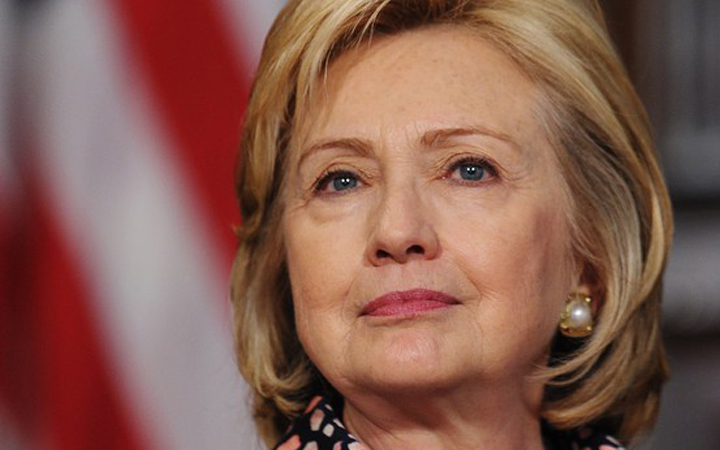
#> input picture Hillary.jpg, 720 x 450 px
$ python PIL_Filter_examples3.py   (Python 2 division)
#> lines starting #> are read from the running program, lines starting #| are printed output that depends on the picture

'''
1.GaussianBlur_fiter, UnsharpMask, Kernel


class PIL.ImageFilter.GaussianBlur(radius=2)
Gaussian blur filter.

Parameters: radius - Blur radius.


class PIL.ImageFilter.UnsharpMask(radius=2, percent=150, threshold=3)
Unsharp mask filter.

See Wikipedia's entry on digital unsharp masking for an explanation of the parameters.

Parameters:
radius- Blur Radius
percent-Unsharp strength, in percent
threshold-Threshold controls the minimum brightness change that will be sharpened


class PIL.ImageFilter.Kernel(size, kernel, scale=None, offset=0)
Create a convolution kernel. The current version only supports 3x3 and 5x5 integer and floating point kernels.

In the current version, kernels can only be applied to "L" and "RGB" images.

Parameters:
size- Kernel size, given as (width, height). In the current version, this must be (3,3) or (5,5).
kernel-A sequence containing kernel weights.
scale-Scale factor. If given, the result for each pixel is divided by this value. the default is the sum of the kernel weights.
offset-Offset. If given, this value is added to the result, after it has been divided by the scale factor.
'''

# [23 lines left out: function fiter_example1, not called in this run]
    # print  help(ImageFilter)
'''
2. RankFilter(include median filter), MedianFilter, MinFilter


class PIL.ImageFilter.RankFilter(size, rank)
Create a rank filter. The rank filter sorts all pixels in a window of the given size, and returns the rank'th value.

Parameters:
size-The kernel size, in pixels.
rank-What pixel value to pick. Use 0 for a min filter, size * size / 2 for a median filter, size * size - 1 for a max filter, etc.

class PIL.ImageFilter.MedianFilter(size=3)
Create a median filter. Picks the median pixel value in a window with the given size.

Parameters:	size-The kernel size, in pixels.


class PIL.ImageFilter.MinFilter(size=3)
Create a min filter. Picks the lowest pixel value in a window with the given size.

Parameters:	size-The kernel size, in pixels.


'''
# [23 lines left out: function fiter_example2, not called in this run]
    #
'''
3.MaxFilter, ModeFilter

class PIL.ImageFilter.MaxFilter(size=3)
Create a max filter. Picks the largest pixel value in a window with the given size.

Parameters:	size - The kernel size, in pixels.


class PIL.ImageFilter.ModeFilter(size=3)
Create a mode filter. Picks the most frequent pixel value in a box with the given size. Pixel values that occur only once or twice are ignored; if no pixel value occurs more than twice, the original pixel value is preserved.

Parameters:	size - The kernel size, in pixels.

'''

def fiter_example3():
    from PIL import Image
    from PIL import ImageFilter
    sourceFileName = "Hillary.jpg"
    # Open image
    img = Image.open(sourceFileName)
#> img is the input picture: PIL image 720x450 RGB; mean R, G, B 133.4, 91.3, 79.2
    # copy image
    img1 = img.copy()
    # MaxFilter  ######################################################
    img1 = img1.filter(ImageFilter.MaxFilter(3))
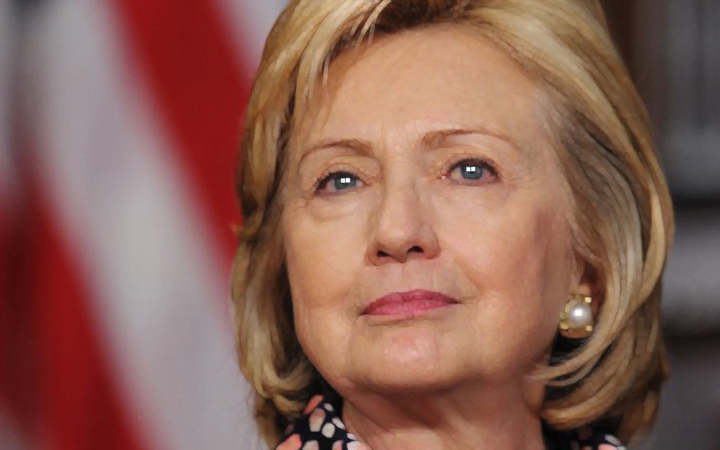
#> img1: PIL image 720x450 RGB; mean R, G, B 138.6, 96.4, 84.2
    # create new image object
    combine_imag = Image.new("RGB", [img.size[0]*2,img.size[1]*2])
#> combine_imag: PIL image 1440x900 RGB; every value is 0
    # fill original image and processing image in the combine image
    combine_imag.paste(img,(0,0))
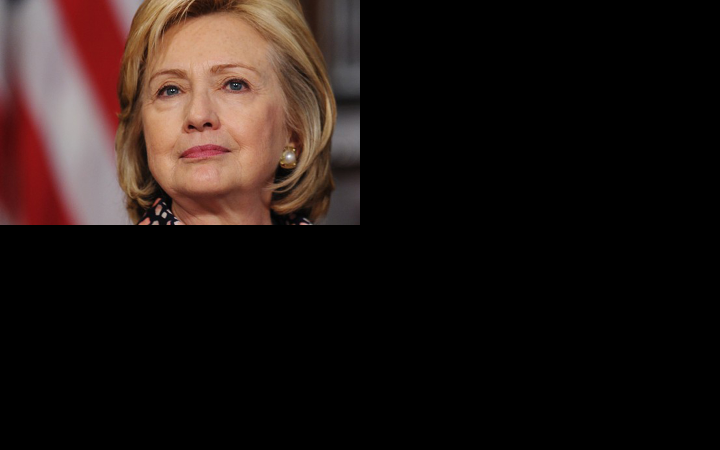
#> combine_imag: PIL image 1440x900 RGB (shown at 1/2 size); mean R, G, B 33.4, 22.8, 19.8
    combine_imag.paste(img1,(0,img.size[1]))
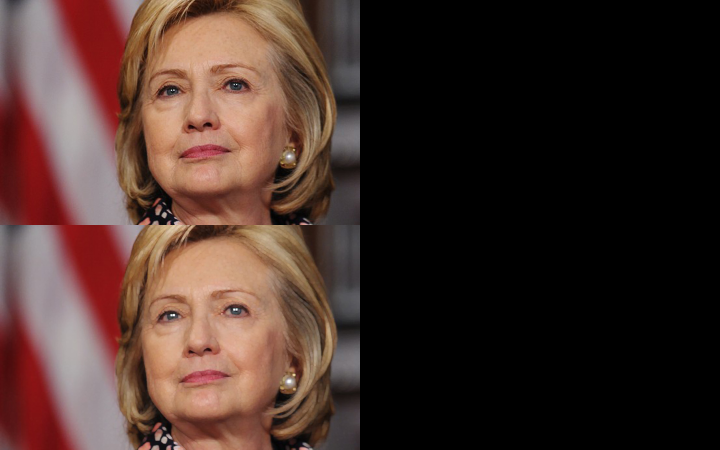
#> combine_imag: PIL image 1440x900 RGB (shown at 1/2 size); mean R, G, B 68, 46.9, 40.8
    # ModeFilter  ######################################################
    img1 = img.filter(ImageFilter.ModeFilter(3))
    combine_imag.paste(img1,(img.size[0],0))
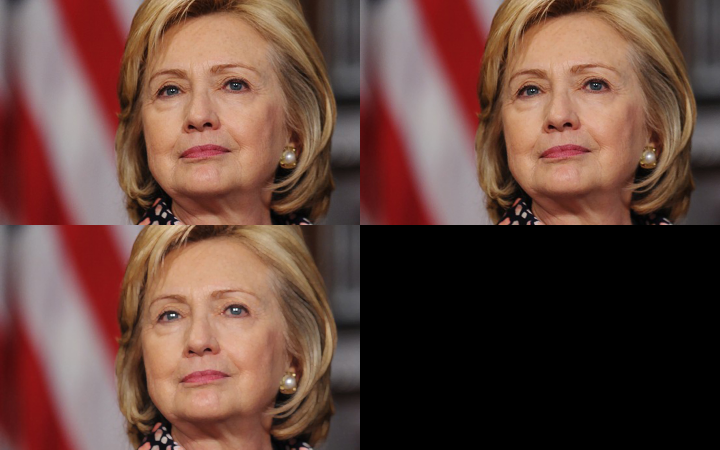
#> combine_imag: PIL image 1440x900 RGB (shown at 1/2 size); mean R, G, B 101.4, 69.7, 60.6
    # BLUR filter
    img1 = img.filter(ImageFilter.BLUR)
    combine_imag.paste(img1,(img.size[0], img.size[1]))
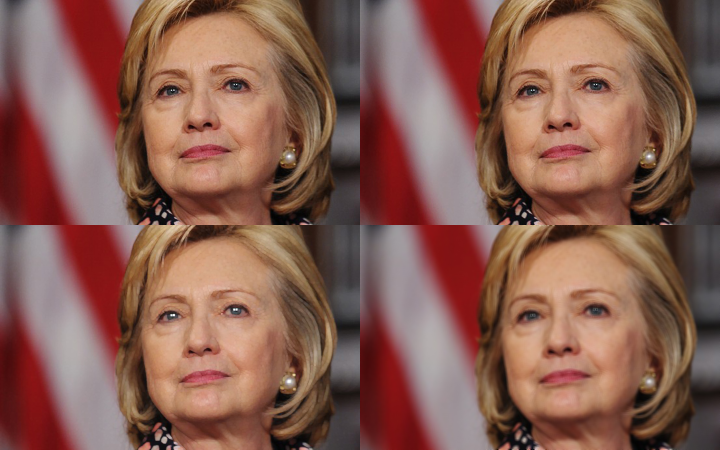
#> combine_imag: PIL image 1440x900 RGB (shown at 1/2 size); mean R, G, B 134.7, 92.6, 80.4
    # show image
    combine_imag.show()


if __name__=="__main__":
    from PIL import ImageFilter
    print  help(ImageFilter)

    fiter_example3()
